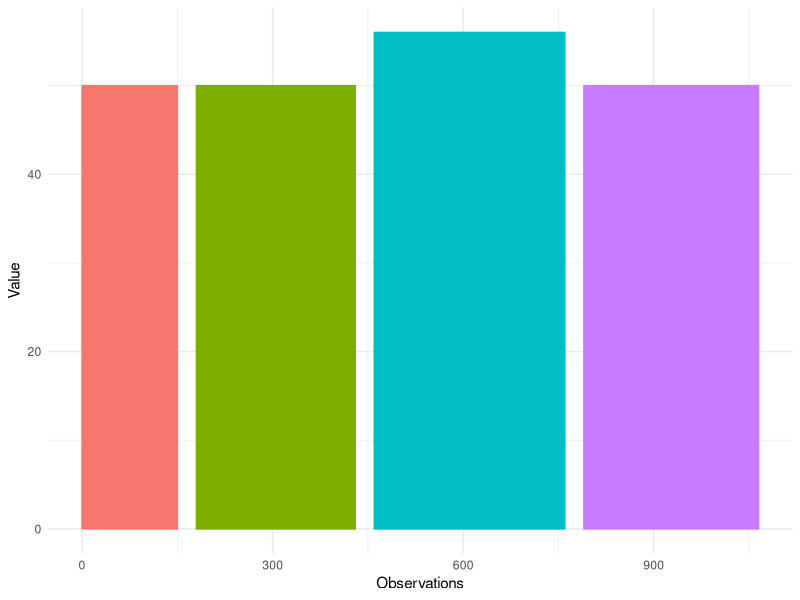
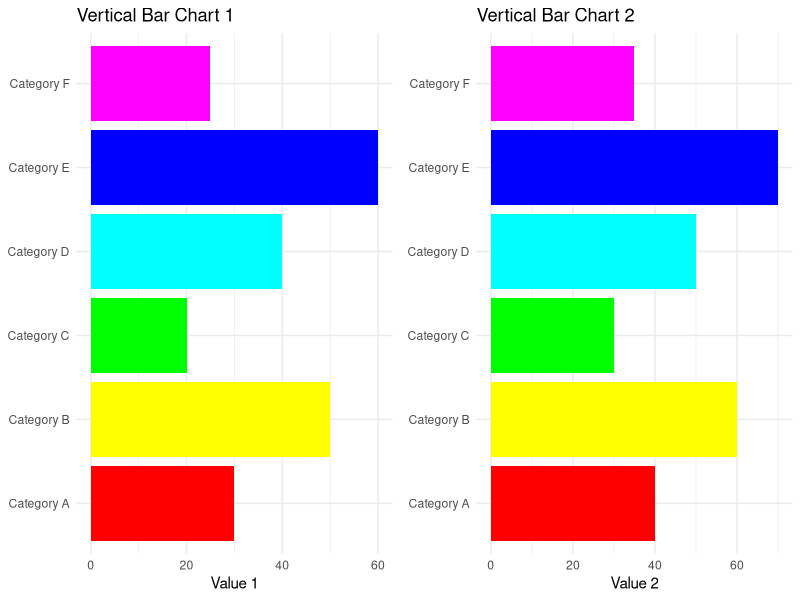
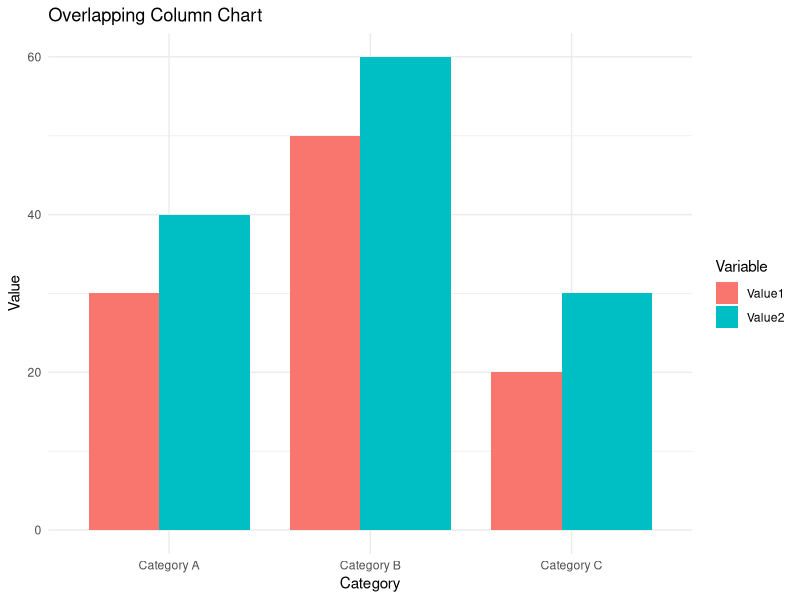

Write R code to recreate these figures, in order.
## ---- chunk 1
# Load ggplot2
library(ggplot2)

# Make data
data <- data.frame(
  group = c("A ", "B ", "C ", "D "),
  value = c(50, 50, 56, 50),
  number_of_obs = c(150, 250, 300, 275)
)

# Calculate the future positions on the x-axis of each bar (left border, central position, right border)
data$right <- cumsum(data$number_of_obs) + 30 * (0:(nrow(data) - 1))
data$left <- data$right - data$number_of_obs

# Plot
ggplot(data, aes(ymin = 0)) +
  geom_rect(aes(xmin = left, xmax = right, ymax = value, colour = group, fill = group)) +
  xlab("Observations") +
  ylab("Value") +
  theme_minimal() +  # Use the default ggplot2 theme
  theme(legend.position = "none")
## ---- chunk 2
# Load the ggplot2 and gridExtra libraries
library(ggplot2)
library(gridExtra)

# Create a sample dataset
data <- data.frame(
  Category = c("Category A", "Category B", "Category C", "Category D", "Category E", "Category F"),
  Value1 = c(30, 50, 20, 40, 60, 25),
  Value2 = c(40, 60, 30, 50, 70, 35)
)

# Create the first vertical bar chart (Value1)
plot1 <- ggplot(data, aes(x = Category, y = Value1, fill = Category)) +
  geom_bar(stat = "identity") +
  scale_fill_manual(values = rainbow(nrow(data))) +
  labs(title = "Vertical Bar Chart 1",
       x = NULL,
       y = "Value 1") +
  theme_minimal() +
  theme(legend.position = "none") +
  coord_flip()

# Create the second vertical bar chart (Value2)
plot2 <- ggplot(data, aes(x = Category, y = Value2, fill = Category)) +
  geom_bar(stat = "identity") +
  scale_fill_manual(values = rainbow(nrow(data))) +
  labs(title = "Vertical Bar Chart 2",
       x = NULL,
       y = "Value 2") +
  theme_minimal() +
  theme(legend.position = "none") +
  coord_flip()

# Arrange the two plots side by side
grid.arrange(plot1, plot2, ncol = 2)
## ---- chunk 3
# Load the ggplot2 library
library(ggplot2)

# Create a sample dataset
data <- data.frame(
  Category = c("Category A", "Category B", "Category C"),
  Value1 = c(30, 50, 20),
  Value2 = c(40, 60, 30)
)

# Reshape the data to long format for overlapping columns
library(tidyr)
data_long <- pivot_longer(data, cols = starts_with("Value"), names_to = "Variable", values_to = "Value")

# Create the column chart with slightly overlapping columns
ggplot(data_long, aes(x = Category, y = Value, fill = Variable)) +
  geom_col(position = position_dodge(width = 0.7)) +  # Adjust the width for overlapping
  labs(title = "Overlapping Column Chart",
       x = "Category",
       y = "Value") +
  theme_minimal()
